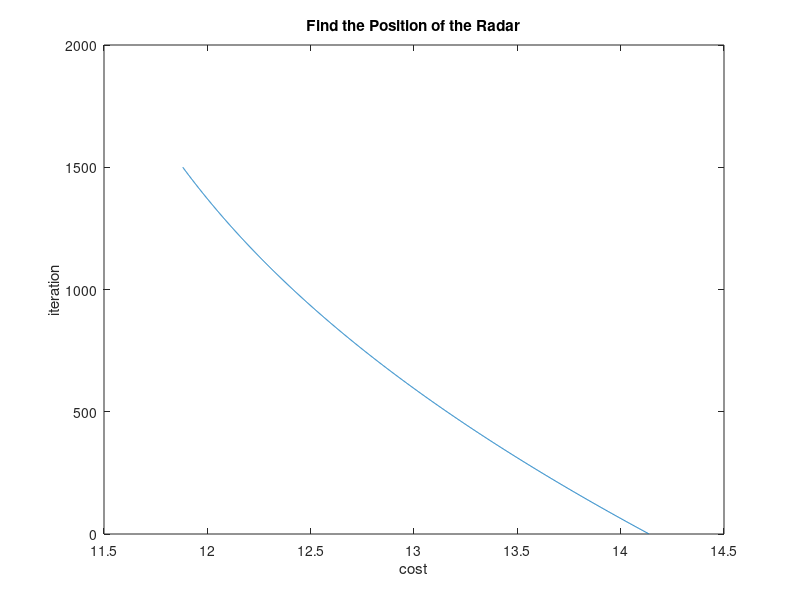

Recreate this plot in MATLAB.
% MATLAB 2020b
% Building the model
learningRate = 0.001;
repetition = 1500;

 
% Storing the values in  matrices
x = [10; 0; 1 ; 30; -4.5];
xm = mean(x);  %initial value of x

y = [ 0 ; 20 ; -1 ; -30 ; 5.5];
ym = mean(x);  %initial value of y

z = [ 0; 0; -20 ; 30 ; 6];
zm = mean(x);  %initial value of z

d = [18.37; 18.22; 31.47; 53.08; 4.35];

% Getting the length of our dataset
n = length(d);

% Creating a matrix of zeros for storing our cost function history
costHistory = zeros(repetition, 1);
 

% Running gradient descent

for i = 1:repetition        
    d_pred = sqrt((x-xm).^2 + (y-ym).^2 + (z-zm).^2) ;  % The current predicted value of Y
    
    divx = - (x-xm)/sqrt((x-xm).^2 + (y-ym).^2 + (z-zm).^2); % partial derivative  wrt x
    divy = - (y-ym)/sqrt((x-xm).^2 + (y-ym).^2 + (z-zm).^2); % partial derivative  wrt y
    divz = - (z-zm)/sqrt((x-xm).^2 + (y-ym).^2 + (z-zm).^2); % partial derivative  wrt z
    
    D_x = (-2/n) * sum(divx * (d - d_pred));  
    D_y = (-2/n) * sum(divy *(d - d_pred)) ;  
    D_z = (-2/n) * sum(divz *(d - d_pred)) ;  
    
    % Updating the parameters
    xm = xm - learningRate * D_x;  % Update x
    ym = ym - learningRate * D_y;  % Update y
    zm = zm - learningRate * D_z;  % Update z
   % costHistory(i) = sum((d_pred - d).^2) / (2 * n);         
    costHistory(i) = (d_pred - d)' * (d_pred - d)  / (2 * n); 
 end 
 

% Plotting the cost function

figure;
plot(costHistory, 1:repetition);
xlabel('cost');
ylabel('iteration');
title('Find the Position of the Radar'); 

 
 

